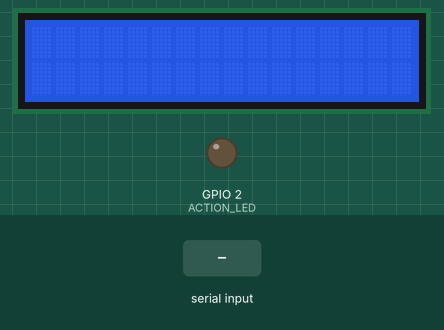
This program was run on a simulated Raspberry Pi (BCM pin numbers). On the bench: 16×2 character LCD, output pins drawn as LEDs (lit = HIGH). The test bench sets the inputs (shaded band). Pins used as bus, display or sensor lines are not drawn; what the program prints to the terminal is not drawn.

Above: at 1.2 s.
1.3 s: "+" typed at the terminal
At 1.6 s:
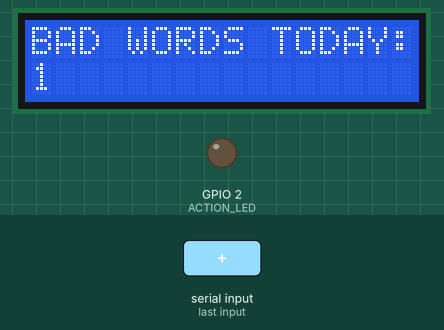
2.8 s: "-" typed at the terminal
At 3.3 s:
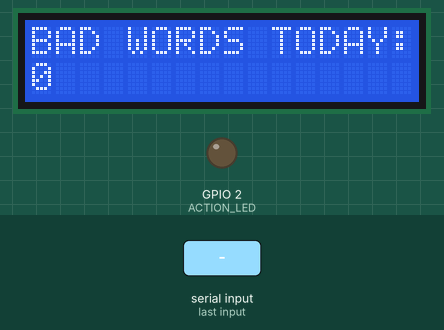
Timing chart, 0 to 5.8 s (numbered marks = the images above; inputs shaded):
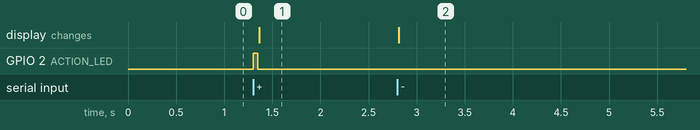

Measured:
- after the input at 1.3 s, GPIO 2 (ACTION_LED): LOW → HIGH at once, → LOW 0.05 s later; the display: changes after 0.06 s (image 1)
- after the input at 2.8 s, the display: changes at once (image 2)

The program:

badwords.py
```python
#!/usr/bin/python

# bad words counter.
# someone said a bad word? press "+"
# you pressed one to much or it wasn't a bad word? press "-"

import time
import RPi.GPIO as GPIO

# GPIO Pins
ACTION_LED = 2
DISPLAY_RS = 7
DISPLAY_E  = 8
DISPLAY_DATA4 = 25
DISPLAY_DATA5 = 24
DISPLAY_DATA6 = 23
DISPLAY_DATA7 = 18

DISPLAY_WIDTH = 16
DISPLAY_LINE_1 = 0x80
DISPLAY_LINE_2 = 0xC0
DISPLAY_CHR = True
DISPLAY_CMD = False
E_PULSE = 0.00005
E_DELAY = 0.00005

def main():
        GPIO.setmode(GPIO.BCM)
        GPIO.setup(DISPLAY_E, GPIO.OUT)
        GPIO.setup(DISPLAY_RS, GPIO.OUT)
        GPIO.setup(DISPLAY_DATA4, GPIO.OUT)
        GPIO.setup(DISPLAY_DATA5, GPIO.OUT)
        GPIO.setup(DISPLAY_DATA6, GPIO.OUT)
        GPIO.setup(DISPLAY_DATA7, GPIO.OUT)
        GPIO.setup(ACTION_LED, GPIO.OUT)

        display_init()
        zahl = 0

        while True:
                var = raw_input("bad word said? (+/-): ")
                if var == "+":
                        zahl += 1
                        GPIO.output(ACTION_LED, True)
                        time.sleep(0.05)
                        GPIO.output(ACTION_LED, False)
                        print("one more bad word said...")
                elif var == "-":
                        zahl -= 1
                        print("counter was decremented.")
                lcd_byte(DISPLAY_LINE_1, DISPLAY_CMD)
                lcd_string("BAD WORDS TODAY:")
                lcd_byte(DISPLAY_LINE_2, DISPLAY_CMD)
                lcd_string(str(zahl))

def display_init():
	lcd_byte(0x33,DISPLAY_CMD)
	lcd_byte(0x32,DISPLAY_CMD)
	lcd_byte(0x28,DISPLAY_CMD)
	lcd_byte(0x0C,DISPLAY_CMD)
	lcd_byte(0x06,DISPLAY_CMD)
	lcd_byte(0x01,DISPLAY_CMD)

def lcd_string(message):
	message = message.ljust(DISPLAY_WIDTH," ")
	for i in range(DISPLAY_WIDTH):
	  lcd_byte(ord(message[i]),DISPLAY_CHR)

def lcd_byte(bits, mode):
	GPIO.output(DISPLAY_RS, mode)
	GPIO.output(DISPLAY_DATA4, False)
	GPIO.output(DISPLAY_DATA5, False)
	GPIO.output(DISPLAY_DATA6, False)
	GPIO.output(DISPLAY_DATA7, False)
	if bits&0x10==0x10:
	  GPIO.output(DISPLAY_DATA4, True)
	if bits&0x20==0x20:
	  GPIO.output(DISPLAY_DATA5, True)
	if bits&0x40==0x40:
	  GPIO.output(DISPLAY_DATA6, True)
	if bits&0x80==0x80:
	  GPIO.output(DISPLAY_DATA7, True)
	time.sleep(E_DELAY)
	GPIO.output(DISPLAY_E, True)
	time.sleep(E_PULSE)
	GPIO.output(DISPLAY_E, False)
	time.sleep(E_DELAY)
	GPIO.output(DISPLAY_DATA4, False)
	GPIO.output(DISPLAY_DATA5, False)
	GPIO.output(DISPLAY_DATA6, False)
	GPIO.output(DISPLAY_DATA7, False)
	if bits&0x01==0x01:
	  GPIO.output(DISPLAY_DATA4, True)
	if bits&0x02==0x02:
	  GPIO.output(DISPLAY_DATA5, True)
	if bits&0x04==0x04:
	  GPIO.output(DISPLAY_DATA6, True)
	if bits&0x08==0x08:
	  GPIO.output(DISPLAY_DATA7, True)
	time.sleep(E_DELAY)
	GPIO.output(DISPLAY_E, True)
	time.sleep(E_PULSE)
	GPIO.output(DISPLAY_E, False)
	time.sleep(E_DELAY)

if __name__ == '__main__':
	main()
```
